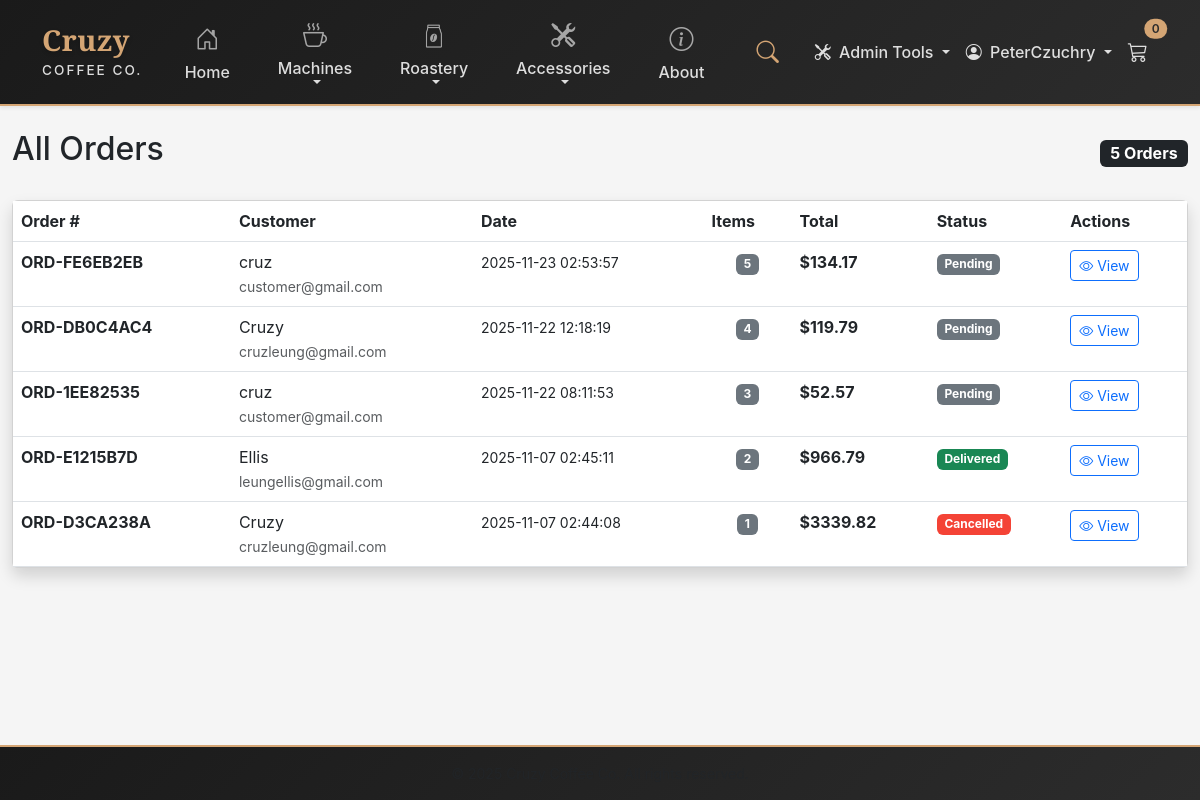
/admin/orders (signed in), run on the app's committed database.
### tables this page shows
CREATE TABLE orders_new (
                id INTEGER PRIMARY KEY AUTOINCREMENT,
                order_number TEXT UNIQUE NOT NULL,
                user_id INTEGER,
                customer_name TEXT NOT NULL,
                customer_email TEXT NOT NULL,
                customer_phone TEXT,
                shipping_address TEXT NOT NULL,
                shipping_city TEXT NOT NULL,
                shipping_state TEXT NOT NULL,
                shipping_zip TEXT NOT NULL,
                payment_method TEXT NOT NULL,
                subtotal REAL NOT NULL,
                tax REAL NOT NULL,
                shipping_cost REAL NOT NULL,
                total REAL NOT NULL,
                status TEXT DEFAULT 'pending',
                created_at TIMESTAMP DEFAULT CURRENT_TIMESTAMP,
                updated_at TIMESTAMP DEFAULT CURRENT_TIMESTAMP,
                FOREIGN KEY (user_id) REFERENCES customers(id)
            );

### app.py (the view)
@app.route("/admin/orders")
@admin_required
def admin_orders():
    conn = get_db_connection()
    orders = conn.execute('''
        SELECT * FROM orders_new
        ORDER BY created_at DESC
    ''').fetchall()
    conn.close()
    return render_template('admin_orders.html',
                         orders=orders,
                         year=datetime.now().year)

### app.py (called while the page is built)
def get_db_connection():
    conn = sqlite3.connect('store.db')
    conn.row_factory = sqlite3.Row
    return conn

def get_user_role():
    return session.get('user_role', 'customer')

def admin_required(f):
    @wraps(f)
    def decorated_function(*args, **kwargs):
        if 'user_id' not in session:
            flash('Please log in to access this page.', 'warning')
            return redirect(url_for('login', next=request.url))
        role = get_user_role()
        if role not in ['admin', 'manager']:
            flash('Access denied. Admin privileges required.', 'danger')
            abort(403)
        return f(*args, **kwargs)
    return decorated_function

### templates/admin_orders.html (shortened to what this page needs)
{% extends "base.html" %}
{% block content %}
<div class="container-fluid py-4">
    <div class="d-flex justify-content-between align-items-center mb-4">
        <h2>All Orders</h2>
        <span class="badge bg-dark" style="font-size: 1rem;">{{ orders|length }} Orders</span>
    </div>
    {% if orders %}
    <div class="card shadow">
        <div class="card-body p-0">
            <div class="table-responsive">
                <table class="table table-hover mb-0">
                    <thead class="bg-dark text-white">
                        <tr>
                            <th>Order #</th>
                            <th>Customer</th>
                            <th>Date</th>
                            <th>Items</th>
                            <th>Total</th>
                            <th>Status</th>
                            <th>Actions</th>
                        </tr>
                    </thead>
                    <tbody>
                        {% for order in orders %}
                        <tr>
                            <td><strong>{{ order.order_number }}</strong></td>
                            <td>
                                {{ order.customer_name }}<br>
                                <small class="text-muted">{{ order.customer_email }}</small>
                            </td>
                            <td><small>{{ order.created_at }}</small></td>
                            <td class="text-center">
                                <span class="badge bg-secondary">{{ order.id }}</span>
                            </td>
                            <td><strong>${{ '%.2f'|format(order.total) }}</strong></td>
                            <td>
                                <span class="badge
                                    {% if order.status == 'delivered' %}bg-success
                                    {% elif order.status == 'shipped' %}bg-info
                                    {% elif order.status == 'processing' %}bg-warning text-dark
                                    {% elif order.status == 'cancelled' %}bg-danger
                                    {% else %}bg-secondary{% endif %}">
                                    {{ order.status|capitalize }}
                                </span>
                            </td>
                            <td>
                                <a href="{{ url_for('admin_order_detail', order_id=order.id) }}"
                                   class="btn btn-sm btn-outline-primary">
                                    <i class="bi bi-eye"></i> View
                                </a>
                            </td>
                        </tr>
                        {% endfor %}
                    </tbody>
                </table>
            </div>
        </div>
    </div>
    {% else %}
    <div class="text-center py-5">
        <i class="bi bi-inbox display-1 text-muted"></i>
        <p class="lead text-muted mt-3">No orders yet.</p>
    </div>
    {% endif %}
</div>
{% endblock %}

### data on the page
orders_new: order_number "ORD-FE6EB2EB", customer_name "cruz", customer_email "customer@gmail.com", created_at "2025-11-23 02:53:57", id "5", total "134.17", status "Pending"
orders_new: order_number "ORD-DB0C4AC4", customer_name "Cruzy", customer_email "cruzleung@gmail.com", created_at "2025-11-22 12:18:19", id "4", total "119.79", status "Pending"
orders_new: order_number "ORD-1EE82535", customer_name "cruz", customer_email "customer@gmail.com", created_at "2025-11-22 08:11:53", id "3", total "52.57", status "Pending"
orders_new: order_number "ORD-E1215B7D", customer_name "Ellis", customer_email "leungellis@gmail.com", created_at "2025-11-07 02:45:11", id "2", total "966.79", status "Delivered"
orders_new: order_number "ORD-D3CA238A", customer_name "Cruzy", customer_email "cruzleung@gmail.com", created_at "2025-11-07 02:44:08", id "1", total "3339.82", status "Cancelled"

### other printed values
{{ session.user_name }} "PeterCzuchry"
{{ cart_count }} "0"
{{ orders|length }} "5"
